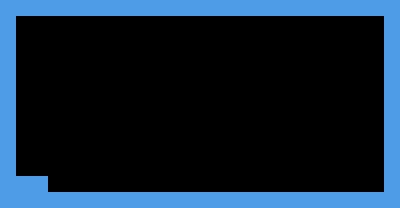

A level layout from a 2D game, rendered from its tile map. Below: a short description, then the map file with tile-grid data replaced by summaries:
An orthogonal 25x13 tile map with 16x16 px tiles, 1 tile layer (Water), 2 hidden layers not drawn, 11 tilesets and 15 objects (Marker).

<map version="1.10" tiledversion="1.10.2" orientation="orthogonal" renderorder="right-down" width="25" height="13" tilewidth="16" tileheight="16" infinite="0" nextlayerid="17" nextobjectid="799">
 <editorsettings>
  <export target="../../Assets/Levels/circle.json" format="json" />
 </editorsettings>
 <properties>
  <property name="numStages" type="int" value="3" />
 </properties>
 <tileset firstgid="1" name="Grass" tilewidth="16" tileheight="16" tilecount="2" columns="2">
  <image source="../HerbicideArt/TileSets/tileSetGrass.png" width="32" height="16" />
 </tileset>
 <tileset firstgid="3" name="Water" tilewidth="16" tileheight="16" tilecount="1" columns="1">
  <image source="../HerbicideArt/TileSets/tilesetWater.png" width="16" height="16" />
 </tileset>
 <tileset firstgid="4" name="Soil" tilewidth="16" tileheight="16" tilecount="16" columns="4">
  <image source="../HerbicideArt/TileSets/tileSetSoil.png" width="64" height="64" />
  <tile id="0" type="Flooring">
   <properties>
    <property name="flooringName" value="soilFlooring" />
   </properties>
  </tile>
  <tile id="1" type="Flooring">
   <properties>
    <property name="flooringName" value="soilFlooring" />
   </properties>
  </tile>
  <tile id="2" type="Flooring">
   <properties>
    <property name="flooringName" value="soilFlooring" />
   </properties>
  </tile>
  <tile id="3" type="Flooring">
   <properties>
    <property name="flooringName" value="soilFlooring" />
   </properties>
  </tile>
  <tile id="4" type="Flooring">
   <properties>
    <property name="flooringName" value="soilFlooring" />
   </properties>
  </tile>
  <tile id="5" type="Flooring">
   <properties>
    <property name="flooringName" value="soilFlooring" />
   </properties>
  </tile>
  <tile id="6" type="Flooring">
   <properties>
    <property name="flooringName" value="soilFlooring" />
   </properties>
  </tile>
  <tile id="7" type="Flooring">
   <properties>
    <property name="flooringName" value="soilFlooring" />
   </properties>
  </tile>
  <tile id="8" type="Flooring">
   <properties>
    <property name="flooringName" value="soilFlooring" />
   </properties>
  </tile>
  <tile id="9" type="Flooring">
   <properties>
    <property name="flooringName" value="soilFlooring" />
   </properties>
  </tile>
  <tile id="10" type="Flooring">
   <properties>
    <property name="flooringName" value="soilFlooring" />
   </properties>
  </tile>
  <tile id="11" type="Flooring">
   <properties>
    <property name="flooringName" value="soilFlooring" />
   </properties>
  </tile>
  <tile id="12" type="Flooring">
   <properties>
    <property name="flooringName" value="soilFlooring" />
   </properties>
  </tile>
  <tile id="13" type="Flooring">
   <properties>
    <property name="flooringName" value="soilFlooring" />
   </properties>
  </tile>
  <tile id="14" type="Flooring">
   <properties>
    <property name="flooringName" value="soilFlooring" />
   </properties>
  </tile>
  <tile id="15" type="Flooring">
   <properties>
    <property name="flooringName" value="soilFlooring" />
   </properties>
  </tile>
 </tileset>
 <tileset firstgid="20" name="Enemies" tilewidth="16" tileheight="16" tilecount="4" columns="2">
  <image source="../HerbicideArt/TileSets/tileSetEnemies.png" width="32" height="32" />
  <tile id="0" type="Enemy">
   <properties>
    <property name="enemyName" value="Kudzu" />
    <property name="spawnTime" value="1" />
   </properties>
  </tile>
 </tileset>
 <tileset firstgid="24" name="Shore" tilewidth="16" tileheight="16" tilecount="36" columns="5">
  <image source="../HerbicideArt/TileSets/tilesetShore.png" width="80" height="112" />
  <tile id="0" type="EdgeLayer">
   <properties>
    <property name="testtesttest" value="hello" />
   </properties>
  </tile>
 </tileset>
 <tileset firstgid="60" name="Placeables" tilewidth="16" tileheight="16" tilecount="9" columns="3">
  <image source="../HerbicideArt/TileSets/tileSetPlaceables.png" width="48" height="48" />
  <tile id="0" type="Structure">
   <properties>
    <property name="structureName" value="Nexus" />
   </properties>
  </tile>
  <tile id="1" type="Structure">
   <properties>
    <property name="structureName" value="NexusHole" />
   </properties>
  </tile>
  <tile id="3" type="Structure">
   <properties>
    <property name="structureName" value="BasicTree" />
   </properties>
  </tile>
  <tile id="4" type="Structure">
   <properties>
    <property name="structureName" value="StoneWall" />
   </properties>
  </tile>
 </tileset>
 <tileset firstgid="69" name="markers" tilewidth="16" tileheight="16" tilecount="4" columns="2">
  <image source="../HerbicideArt/TileSets/markers.png" width="32" height="32" />
  <tile id="0" type="Marker">
   <properties>
    <property name="enemySpawnData" value="kudzu30" />
    <property name="markerName" value="enemySpawn" />
   </properties>
  </tile>
  <tile id="1" type="Marker">
   <properties>
    <property name="enemySpawnData" value="" />
    <property name="markerName" value="enemySpawn" />
   </properties>
  </tile>
 </tileset>
 <tileset firstgid="73" source="../Tilesets/Placeables.tsx" />
 <tileset firstgid="82" source="../Tilesets/Grass.tsx" />
 <tileset firstgid="84" source="../Tilesets/Shore.tsx" />
 <tileset firstgid="120" source="../Tilesets/Water.tsx" />
 <layer id="3" name="Water" class="TileLayer" width="25" height="13">
  <properties>
   <property name="layerClass" value="TileLayer" />
  </properties>
  <data>[325 cells, 74 non-empty, 1 distinct tile ids]</data>
 </layer>
 <layer id="10" name="Shore" width="25" height="13" visible="0">
  <properties>
   <property name="layerClass" value="EdgeLayer" />
  </properties>
  <data>[325 cells, 138 non-empty, 17 distinct tile ids]</data>
 </layer>
 <layer id="1" name="Grass" class="TileLayer" width="25" height="13" visible="0">
  <properties>
   <property name="layerClass" value="TileLayer" />
  </properties>
  <data>[325 cells, 113 non-empty, 2 distinct tile ids]</data>
 </layer>
 <objectgroup id="15" name="Flooring">
  <properties>
   <property name="layerClass" value="FlooringLayer" />
  </properties>
  <object id="784" gid="19" x="208" y="64" width="16" height="16" />
  <object id="785" gid="19" x="160" y="96" width="16" height="16" />
  <object id="786" gid="19" x="144" y="160" width="16" height="16" />
  <object id="787" gid="19" x="208" y="160" width="16" height="16" />
  <object id="788" gid="19" x="256" y="128" width="16" height="16" />
 </objectgroup>
 <objectgroup id="13" name="Structures" class="StructureLayer">
  <properties>
   <property name="layerClass" value="StructureLayer" />
  </properties>
  <object id="789" gid="76" x="208" y="160" width="16" height="16" />
  <object id="790" gid="76" x="144" y="160" width="16" height="16" />
  <object id="791" gid="76" x="160" y="96" width="16" height="16" />
  <object id="792" gid="76" x="256" y="128" width="16" height="16" />
  <object id="793" gid="76" x="208" y="64" width="16" height="16" />
  <object id="795" gid="74" x="32" y="160" width="16" height="16" />
  <object id="796" gid="73" x="288" y="112" width="16" height="16" />
  <object id="797" gid="73" x="112" y="144" width="16" height="16" />
  <object id="798" gid="73" x="80" y="80" width="16" height="16" />
 </objectgroup>
 <objectgroup id="16" name="Markers" class="MarkerLayer">
  <properties>
   <property name="layerClass" value="MarkerLayer" />
  </properties>
  <object id="774" type="Marker" gid="69" x="32" y="160" width="16" height="16">
   <properties>
    <property name="enemySpawnData" value="kudzu1-8,kudzu1-9.5, kudzu2-4, knotwood2-10, kudzu3-2, kudzu3-5, knotwood3-8, kudzu4-2, knotwood4-3, knotwood4-7, kudzu4-9, kudzu4-10, kudzu5-1, knotwood5-2, kudzu5-3, kudzu5-4, knotwood5-5, kudzu5-6, knotwood5-6" />
    <property name="markerName" value="enemySpawn" />
   </properties>
  </object>
 </objectgroup>
</map>
